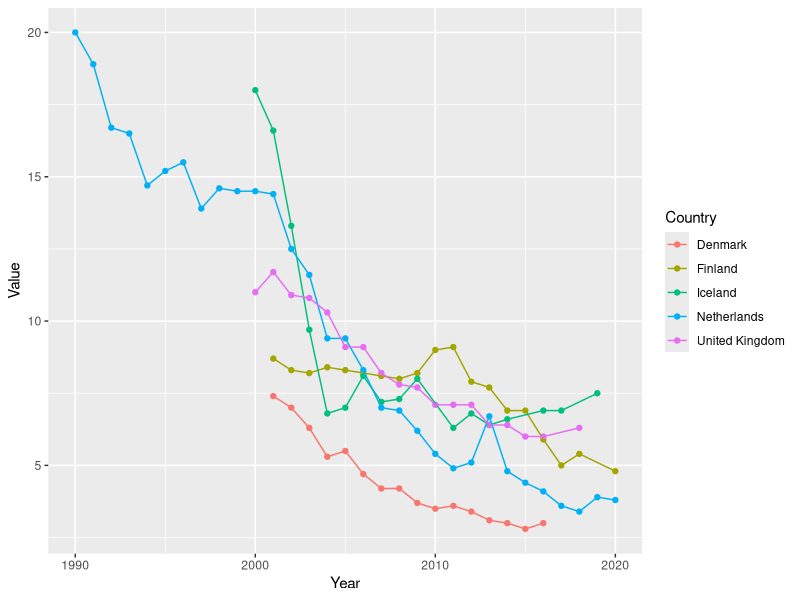
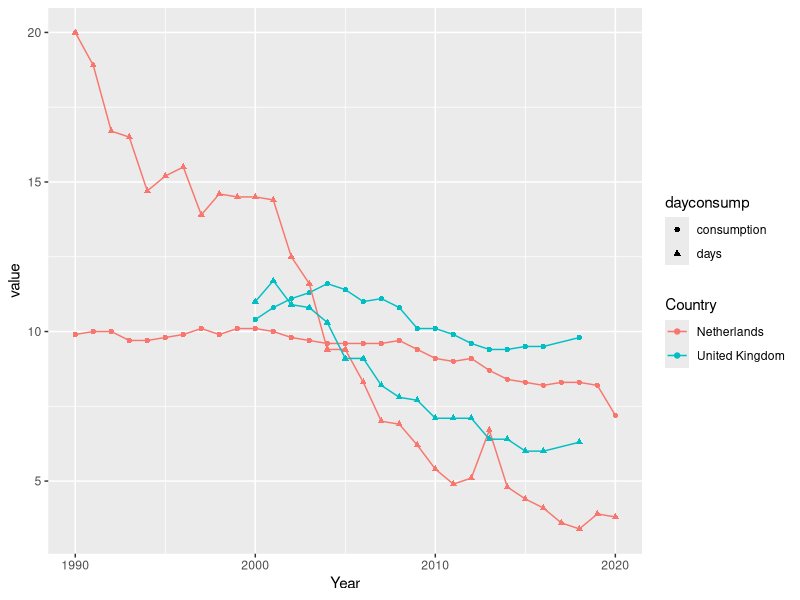
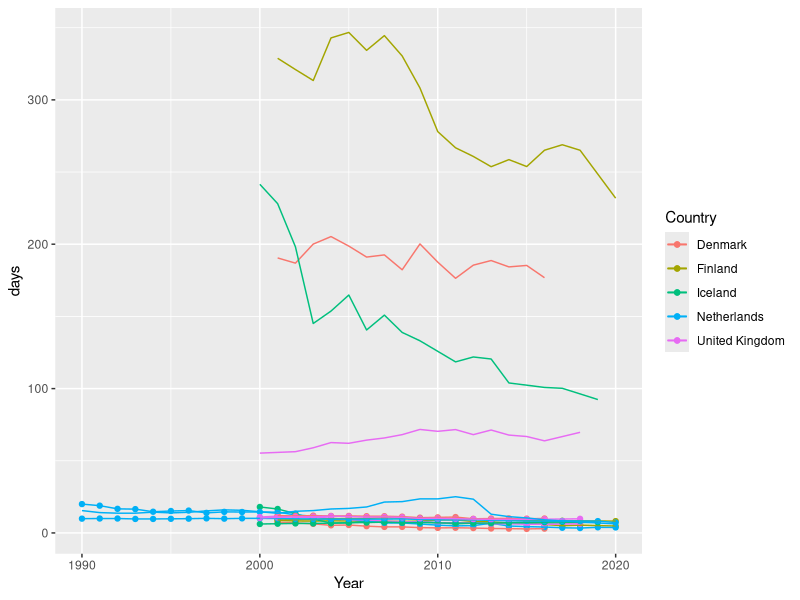

Write R code to recreate these figures, in order.
#load packages
library(tidyverse)
library(dbplyr)

#read in hospital stay data and clean to show X countries of interest
hospital_days <- read_csv("hospital_days.csv")
glimpse(hospital_days)

clean_hospital_days <- hospital_days %>%  
  select(Country, Year, Value) %>% 
  filter(Country == "United Kingdom" | Country == "Netherlands" | Country == "Finland" | Country == "Denmark" | Country == "Iceland")

view(clean_hospital_days)

#plot hospital stay duration by country over time
plot_compare <- clean_hospital_days %>% 
  ggplot(aes(Year, Value, color = Country)) +
  geom_point() +
  geom_line()

plot_compare

#read in alcohol consumption data and clean to show X countries of interest
alcohol_consumption_raw <- read_csv("alc_consumption.csv")

clean_alcohol_consumption <- alcohol_consumption_raw %>% 
  select(Country, Year, Value, Measure) %>% 
  filter(Country == "United Kingdom" | Country == "Netherlands" | Country == "Finland" | Country == "Denmark" | Country == "Iceland") %>% 
  filter(Measure == "Litres per capita (15+)")

#plot alcohol consumption by country over time
plot_consumption <- clean_alcohol_consumption %>% 
  ggplot(aes(Year, Value, color = Country)) +
  geom_point() +
  geom_line()



#next want to combine to compare both 
#why have stays dropped but consumption stabilised in some places but not others?

joined <- left_join(clean_hospital_days, clean_alcohol_consumption, by = c("Country" = "Country", "Year" = "Year")) %>% 
  rename(days = Value.x,
         consumption = Value.y) 


#%>% 
 # select(Country:consumption)


joined_plot <- joined %>% 
  filter(Country == "United Kingdom" | Country == "Netherlands") %>% 
  pivot_longer(days:consumption, names_to = "dayconsump", values_to = "value")%>% 
  ggplot(aes(Year, value, group = paste0(dayconsump, Country), color = Country, shape = dayconsump)) +
  geom_point() +
  geom_line()
joined_plot  


#want to join on the discharges per 100k of the population to compare if discharges and duration differ
#read in discharge data
discharge_per_100k_pop <- read_csv("hospital_discharges_per_100k_pop.csv")

#clean
clean_discharge_data <- discharge_per_100k_pop %>% 
  select(Country, Year, Value) %>% 
  rename(discharges = Value) %>% 
  filter(Country == "United Kingdom" | Country == "Netherlands" | Country == "Finland" | Country == "Denmark" | Country == "Iceland")

#join discharge data
joined_days_discharges_consumption <- left_join(joined, clean_discharge_data, by = c("Country" = "Country", "Year" = "Year"))

#plotting
days_discharges_consumption_plot <- joined_days_discharges_consumption %>% 
  #filter(Country == "United Kingdom" | Country == "Netherlands") %>%
  ggplot() +
  geom_point(aes(Year, days, color = Country)) +
  geom_line(aes(Year, days, color = Country))+
  geom_point(aes(Year, consumption, color = Country)) +
  geom_line(aes(Year, consumption, color = Country)) +
  geom_line(aes(Year, discharges, colour = Country))

days_discharges_consumption_plot  
